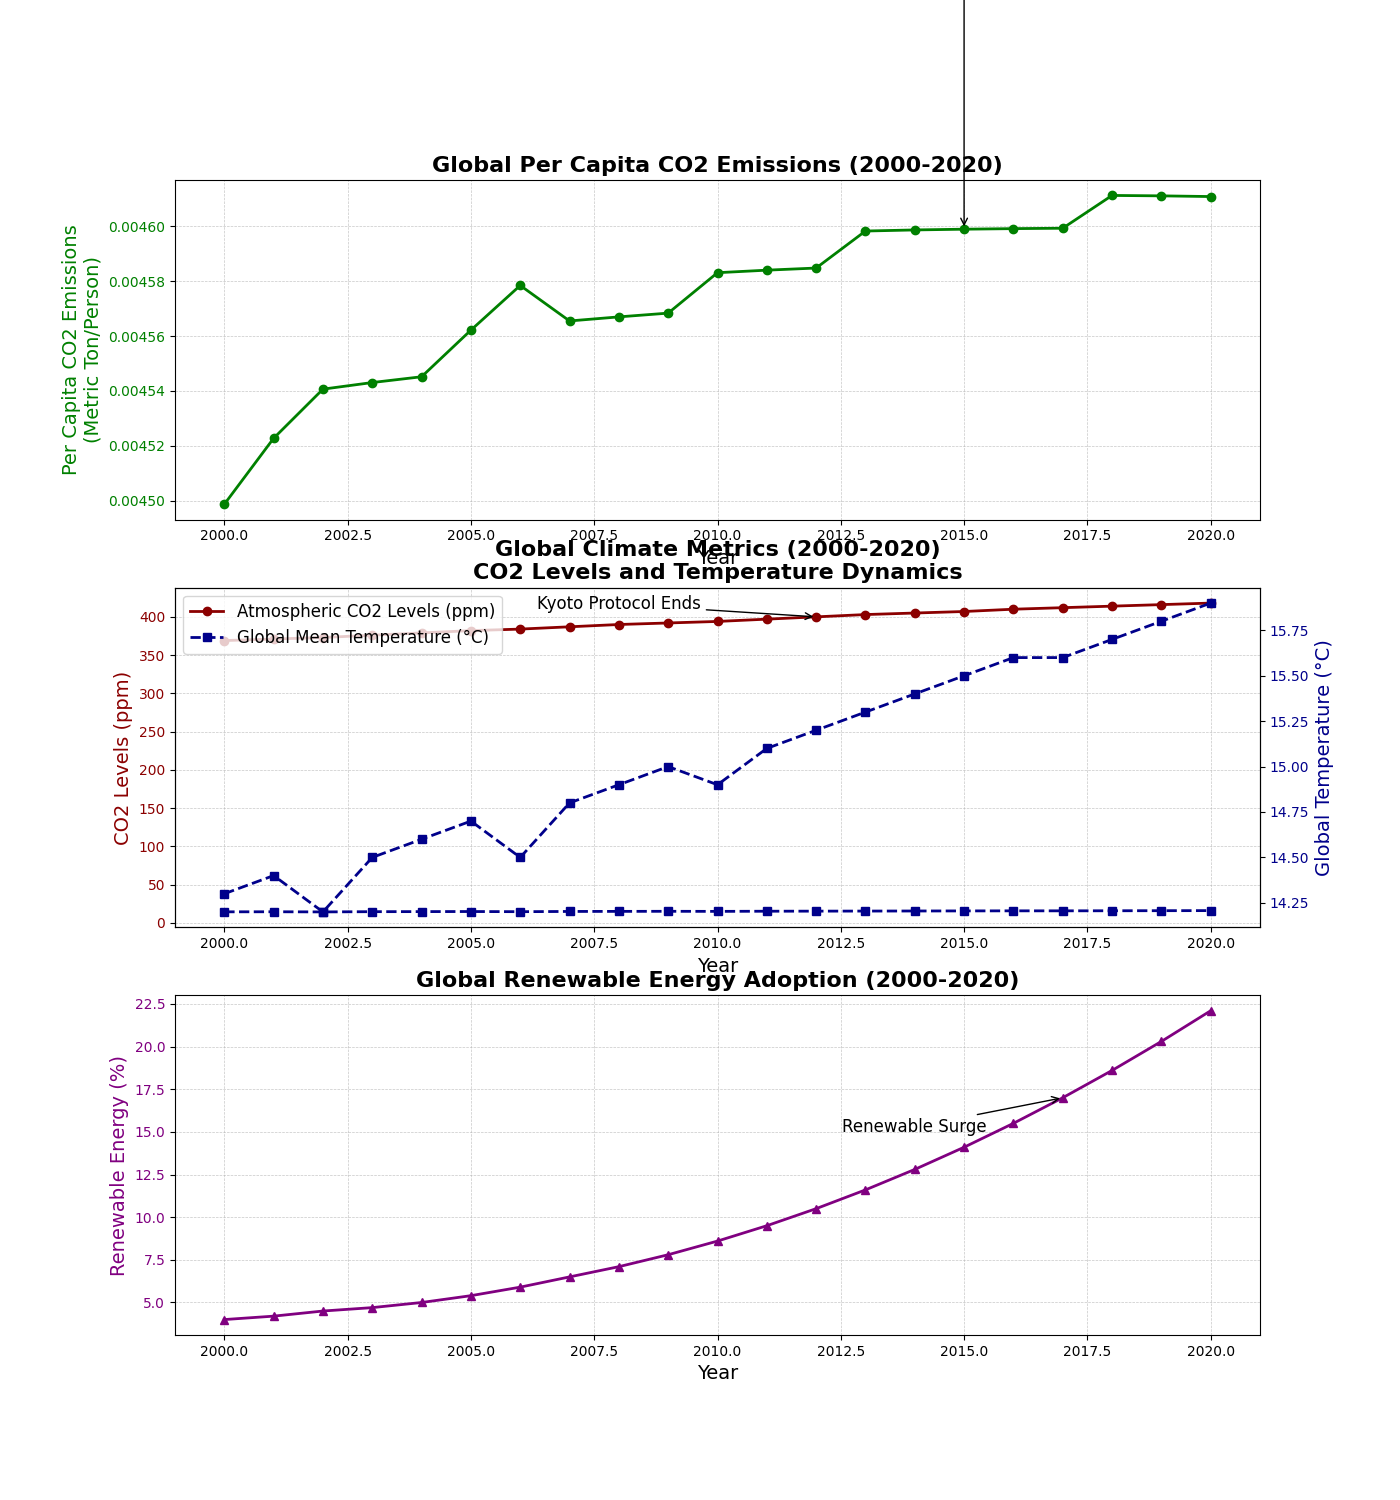

Write the Python code that produced this figure.
import matplotlib.pyplot as plt
import numpy as np

# Define the years and corresponding atmospheric CO2 levels and global mean temperatures
years = np.arange(2000, 2021)
co2_levels = [369, 371, 373, 376, 379, 382, 384, 387, 390, 392, 394, 397, 400, 403, 405, 407, 410, 412, 414, 416, 418]
global_temps = [14.3, 14.4, 14.2, 14.5, 14.6, 14.7, 14.5, 14.8, 14.9, 15.0, 14.9, 15.1, 15.2, 15.3, 15.4, 15.5, 15.6, 15.6, 15.7, 15.8, 15.9]

population_million = [6112.8, 6235.1, 6364.7, 6493.4, 6622.4, 6751.2, 6880.1, 7009.1, 7138.2, 7267.4, 7396.8, 7526.2, 7655.8, 7785.6, 7915.4, 8045.4, 8175.5, 8305.7, 8436.0, 8566.4, 8697.0]
co2_emissions = [27.5, 28.2, 28.9, 29.5, 30.1, 30.8, 31.5, 32.0, 32.6, 33.2, 33.9, 34.5, 35.1, 35.8, 36.4, 37.0, 37.6, 38.2, 38.9, 39.5, 40.1]
per_capita_emissions = [co2/pop for co2, pop in zip(co2_emissions, population_million)]

renewable_energy_adoption = [4.0, 4.2, 4.5, 4.7, 5.0, 5.4, 5.9, 6.5, 7.1, 7.8, 8.6, 9.5, 10.5, 11.6, 12.8, 14.1, 15.5, 17.0, 18.6, 20.3, 22.1] 

# Initialize the plot with multiple subplots and switch the positions of ax1 and ax2
fig, (ax2, ax1, ax3) = plt.subplots(3, 1, figsize=(14, 15), dpi=100)

# Plot the per capita CO2 emissions in the first subplot (previously second subplot)
ax2.plot(years, per_capita_emissions, color='green', linestyle='-', linewidth=2, marker='o', label='Per Capita CO2 Emissions (Metric Ton/Person)')
ax2.grid(True, linestyle='--', linewidth=0.5, alpha=0.7)
ax2.set_title('Global Per Capita CO2 Emissions (2000-2020)', fontsize=16, weight='bold')
ax2.set_xlabel('Year', fontsize=14)
ax2.set_ylabel('Per Capita CO2 Emissions\n(Metric Ton/Person)', fontsize=14, color='green')
ax2.tick_params(axis='y', labelcolor='green')
ax2.annotate('Sharp Increase', xy=(2015, per_capita_emissions[15]), xytext=(2010, 4.5),
             arrowprops=dict(facecolor='black', arrowstyle='->'), fontsize=12, ha='center')

# Plot the CO2 levels and global temperature on the second subplot (previously first subplot)
ax1.plot(years, co2_levels, color='darkred', linestyle='-', linewidth=2, marker='o', label='Atmospheric CO2 Levels (ppm)')
ax1.plot(years, global_temps, color='darkblue', linestyle='--', linewidth=2, marker='s', label='Global Mean Temperature (°C)')
ax1.grid(True, linestyle='--', linewidth=0.5, alpha=0.7)
ax1.set_title('Global Climate Metrics (2000-2020)\nCO2 Levels and Temperature Dynamics', fontsize=16, weight='bold')
ax1.set_xlabel('Year', fontsize=14)
ax1.set_ylabel('CO2 Levels (ppm)', fontsize=14, color='darkred')
ax1.tick_params(axis='y', labelcolor='darkred')
ax1_secondary = ax1.twinx()
ax1_secondary.set_ylabel('Global Temperature (°C)', fontsize=14, color='darkblue')
ax1_secondary.plot(years, global_temps, color='darkblue', linestyle='--', linewidth=2, marker='s')
ax1_secondary.tick_params(axis='y', labelcolor='darkblue')
lines, labels = ax1.get_legend_handles_labels()
lines2, labels2 = ax1_secondary.get_legend_handles_labels()
ax1.legend(lines + lines2, labels + labels2, loc='upper left', fontsize=12)
ax1.annotate('Kyoto Protocol Ends', xy=(2012, co2_levels[12]), xytext=(2008, 410),
             arrowprops=dict(facecolor='black', arrowstyle='->'), fontsize=12, ha='center')

# Plot the renewable energy adoption in the third subplot
ax3.plot(years, renewable_energy_adoption, color='purple', linestyle='-', linewidth=2, marker='^', label='Renewable Energy Adoption (%)')
ax3.grid(True, linestyle='--', linewidth=0.5, alpha=0.7)
ax3.set_title('Global Renewable Energy Adoption (2000-2020)', fontsize=16, weight='bold')
ax3.set_xlabel('Year', fontsize=14)
ax3.set_ylabel('Renewable Energy (%)', fontsize=14, color='purple')
ax3.tick_params(axis='y', labelcolor='purple')
ax3.annotate('Renewable Surge', xy=(2017, renewable_energy_adoption[17]), xytext=(2014, 15),
             arrowprops=dict(facecolor='black', arrowstyle='->'), fontsize=12, ha='center')

plt.tight_layout()
plt.show()
